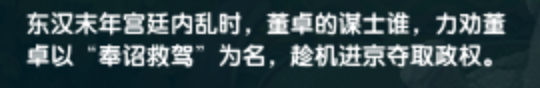
#> input picture test-pic/image.png, 540 x 88 px; its folder holds only this picture in this run
$ python -i ocr_engine.py   (imports and definitions only)
#> lines starting #> are read from the running program, lines starting #| are printed output that depends on the picture
#> further down, picture is the input picture: PIL image 540x88 RGB; mean R, G, B 57.6, 75.8, 79.6
import io
import logging

import numpy as np
from PIL import Image, ImageOps

logger = logging.getLogger(__name__)

_ocr_engine = None

# 最大图片边长（1 核 2G 服务器极速模式）
MAX_IMAGE_SIDE = 480
# 最小短边长度
MIN_SHORT_SIDE = 32


# [26 lines left out: function get_ocr_engine, not called in this run]


def _preprocess(image: Image.Image) -> np.ndarray:
    """图片预处理：转 RGB + 自动反色 + 按短边缩放。"""
    # 1. 转 RGB
    if image.mode != "RGB":
        image = image.convert("RGB")

    # 2. 自动反色：检测黑底白字并反转
    gray = image.convert("L")
    avg_brightness = sum(gray.getdata()) / len(gray.getdata())
#> avg_brightness = 70.82
    if avg_brightness < 100:
        image = ImageOps.invert(image)
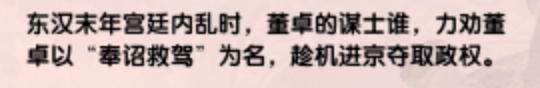
#> image: PIL image 540x88 RGB; mean R, G, B 197.4, 179.2, 175.4
        logger.debug(f"检测到黑底白字 (avg={avg_brightness:.1f})，已反色")

    # 3. 按短边缩放
    w, h = image.size
#> w = 540; h = 88
    short_side = min(w, h)
#> short_side = 88
    if short_side < MIN_SHORT_SIDE:
        scale = MIN_SHORT_SIDE / short_side
        image = image.resize((int(w * scale), int(h * scale)), Image.BILINEAR)
    elif max(w, h) > MAX_IMAGE_SIDE:
        max_side = max(w, h)
#> max_side = 540
        scale = MAX_IMAGE_SIDE / max_side
#> scale = 0.889
        image = image.resize((int(w * scale), int(h * scale)), Image.BILINEAR)
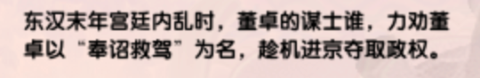
#> image: PIL image 480x78 RGB; mean R, G, B 197.3, 179.2, 175.4

    return np.array(image)


# [19 lines left out: function recognize, not called in this run]


_correction_questions: list[str] | None = None


# [69 lines left out: functions _load_questions_for_correction, _normalize_for_compare, correct_ocr_text, _lcs_ratio, not called in this run]

>>> from PIL import Image
>>> picture = Image.open('../../test-pic/image.png')
>>> result = _preprocess(picture)
